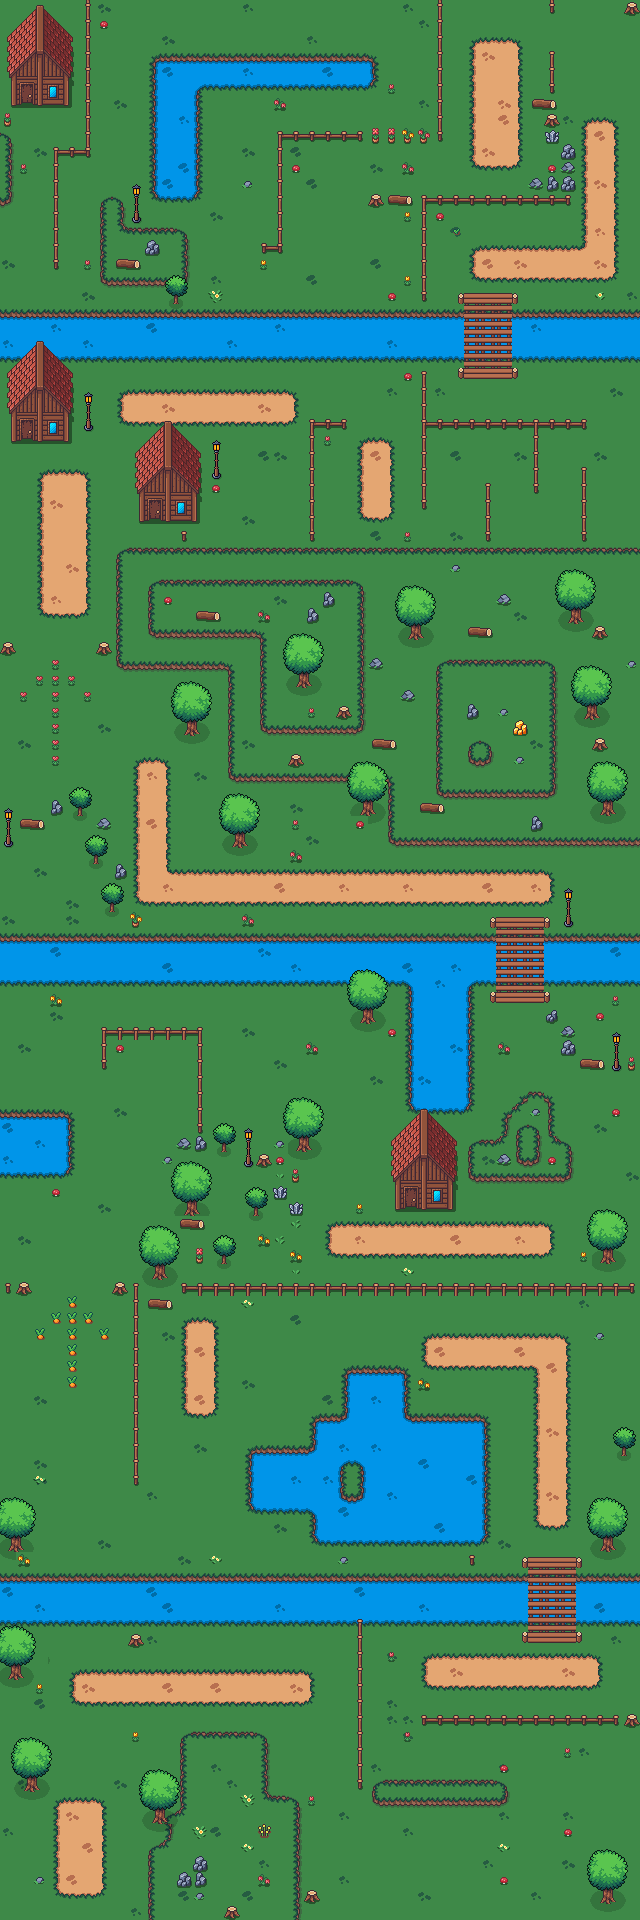

Tiled map render using the project's own tile images. Description and the map definition, with tile-layer contents summarised, below:
An orthogonal 40x120 tile map with 16x16 px tiles, 4 tile layers (Ground, Water, Bridge, Decorations), 1 hidden layer not drawn, 11 tilesets and 42 objects (39x Skeleton, LostCow, BlockingCow, Chicken).

<map version="1.10" tiledversion="1.11.2" orientation="orthogonal" renderorder="right-down" width="40" height="120" tilewidth="16" tileheight="16" infinite="0" nextlayerid="9" nextobjectid="54">
 <tileset firstgid="1" source="../Tilesets/grass.tsx" />
 <tileset firstgid="2" source="../Tilesets/Cliff_Tile.tsx" />
 <tileset firstgid="20" source="../Tilesets/Path_Tile.tsx" />
 <tileset firstgid="38" source="../Tilesets/Water_Tile.tsx" />
 <tileset firstgid="56" source="../Tilesets/Beach_Tile.tsx" />
 <tileset firstgid="71" source="../Tilesets/Bridge_Wood.tsx" />
 <tileset firstgid="107" source="../Tilesets/Outdoor_Decor.tsx" />
 <tileset firstgid="191" source="../Tilesets/Fences.tsx" />
 <tileset firstgid="207" source="../Tilesets/Oak_Tree.tsx" />
 <tileset firstgid="227" source="../Tilesets/Oak_Tree_Small.tsx" />
 <tileset firstgid="245" source="../Tilesets/House.tsx" />
 <layer id="1" name="Ground" width="40" height="120">
  <data>[4800 cells, 4800 non-empty, 38 distinct tile ids]</data>
 </layer>
 <layer id="3" name="Water" width="40" height="120">
  <data>[4800 cells, 761 non-empty, 16 distinct tile ids]</data>
 </layer>
 <layer id="6" name="Bridge" width="40" height="120">
  <data>[4800 cells, 66 non-empty, 7 distinct tile ids]</data>
 </layer>
 <layer id="4" name="Collision" width="40" height="120" visible="0">
  <properties>
   <property name="collidable" type="bool" value="true" />
  </properties>
  <data>[4800 cells, 1233 non-empty, 1 distinct tile ids]</data>
 </layer>
 <layer id="5" name="Decorations" width="40" height="120">
  <data>[4800 cells, 935 non-empty, 104 distinct tile ids]</data>
 </layer>
 <objectgroup id="7" name="Enemies">
  <object id="5" name="Skeleton" type="Skeleton" x="96" y="1744">
   <point />
  </object>
  <object id="18" name="Skeleton" type="Skeleton" x="288" y="1712">
   <point />
  </object>
  <object id="10" name="Skeleton" type="Skeleton" x="544" y="1808">
   <point />
  </object>
  <object id="13" name="Skeleton" type="Skeleton" x="528" y="1456">
   <point />
  </object>
  <object id="17" name="Skeleton" type="Skeleton" x="416" y="1664">
   <point />
  </object>
  <object id="14" name="Skeleton" type="Skeleton" x="400" y="1328">
   <point />
  </object>
  <object id="48" name="Skeleton" type="Skeleton" x="544" y="1360">
   <point />
  </object>
  <object id="15" name="Skeleton" type="Skeleton" x="224" y="1376">
   <point />
  </object>
  <object id="16" name="Skeleton" type="Skeleton" x="96" y="1520">
   <point />
  </object>
  <object id="19" name="Skeleton" type="Skeleton" x="96" y="1248">
   <point />
  </object>
  <object id="20" name="Skeleton" type="Skeleton" x="144" y="1136">
   <point />
  </object>
  <object id="21" name="Skeleton" type="Skeleton" x="64" y="1056">
   <point />
  </object>
  <object id="22" name="Skeleton" type="Skeleton" x="304" y="1072">
   <point />
  </object>
  <object id="23" name="Skeleton" type="Skeleton" x="384" y="1232">
   <point />
  </object>
  <object id="24" name="Skeleton" type="Skeleton" x="560" y="1200">
   <point />
  </object>
  <object id="25" name="Skeleton" type="Skeleton" x="480" y="1008">
   <point />
  </object>
  <object id="26" name="Skeleton" type="Skeleton" x="480" y="848">
   <point />
  </object>
  <object id="27" name="Skeleton" type="Skeleton" x="320" y="832">
   <point />
  </object>
  <object id="28" name="Skeleton" type="Skeleton" x="160" y="864">
   <point />
  </object>
  <object id="29" name="Skeleton" type="Skeleton" x="80" y="720">
   <point />
  </object>
  <object id="30" name="Skeleton" type="Skeleton" x="32" y="480">
   <point />
  </object>
  <object id="31" name="Skeleton" type="Skeleton" x="224" y="384">
   <point />
  </object>
  <object id="32" name="Skeleton" type="Skeleton" x="336" y="448">
   <point />
  </object>
  <object id="33" name="Skeleton" type="Skeleton" x="432" y="432">
   <point />
  </object>
  <object id="34" name="Skeleton" type="Skeleton" x="576" y="368">
   <point />
  </object>
  <object id="35" name="Skeleton" type="Skeleton" x="464" y="336">
   <point />
  </object>
  <object id="36" name="Skeleton" type="Skeleton" x="544" y="224">
   <point />
  </object>
  <object id="37" name="Skeleton" type="Skeleton" x="576" y="48">
   <point />
  </object>
  <object id="38" name="Skeleton" type="Skeleton" x="464" y="96">
   <point />
  </object>
  <object id="39" name="Skeleton" type="Skeleton" x="288" y="160">
   <point />
  </object>
  <object id="40" name="Skeleton" type="Skeleton" x="336" y="224">
   <point />
  </object>
  <object id="41" name="Skeleton" type="Skeleton" x="208" y="240">
   <point />
  </object>
  <object id="42" name="Skeleton" type="Skeleton" x="208" y="112">
   <point />
  </object>
  <object id="43" name="Skeleton" type="Skeleton" x="384" y="64">
   <point />
  </object>
  <object id="44" name="Skeleton" type="Skeleton" x="224" y="16">
   <point />
  </object>
  <object id="45" name="Skeleton" type="Skeleton" x="96" y="48">
   <point />
  </object>
  <object id="46" name="Skeleton" type="Skeleton" x="64" y="176">
   <point />
  </object>
  <object id="47" name="Skeleton" type="Skeleton" x="16" y="208">
   <point />
  </object>
  <object id="6" name="Skeleton" type="Skeleton" x="400" y="1856">
   <point />
  </object>
 </objectgroup>
 <objectgroup id="8" name="NPCs">
  <object id="49" name="LostCow" type="LostCow" x="592" y="512" />
  <object id="50" name="BlockingCow" type="BlockingCow" x="16" y="160">
   <properties>
    <property name="Collidable" type="bool" value="true" />
   </properties>
  </object>
  <object id="51" name="Chicken" type="Chicken" x="32" y="112" />
 </objectgroup>
</map>
